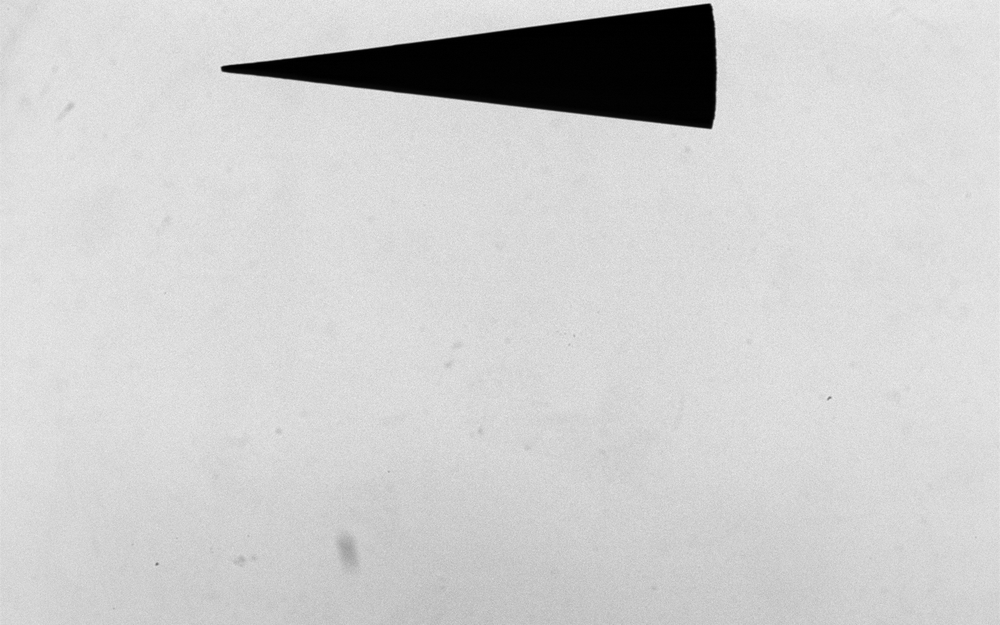
#> input picture data/images/cone_000.tif, 1000 x 625 px, shrunk from 1280 x 800 before the run
$ python view_raw_data.py ../data/images
#> lines starting #> are read from the running program, lines starting #| are printed output that depends on the picture
"""
Visualize a folder of cone_<NUM>.tif images as a video with FPS slider.

Usage: python cone_viewer.py /path/to/folder
"""

import sys
import re
from pathlib import Path
from typing import Optional

import numpy as np
import matplotlib.pyplot as plt
from matplotlib.backend_bases import TimerBase
from matplotlib.widgets import Slider, Button
from PIL import Image


def natural_key(path: Path) -> int:
    """Sort by the number in cone_<NUM>.tif."""
    m = re.search(r"cone_(\d+)", path.stem)
    return int(m.group(1)) if m else 0


class Player:
    """Holds playback state so attribute types are unambiguous."""

    idx: int = 0
    playing: bool = True
    timer: Optional[TimerBase] = None


def main(folder_arg: str) -> None:
#> called with folder_arg = '../data/images'
    folder = Path(folder_arg)
    files = sorted(folder.glob("cone_*.tif"), key=natural_key)
    if not files:
        sys.exit(f"No cone_*.tif files found in {folder}")

    print(f"Loading {len(files)} frames...")
    frames = [np.asarray(Image.open(f)) for f in files]
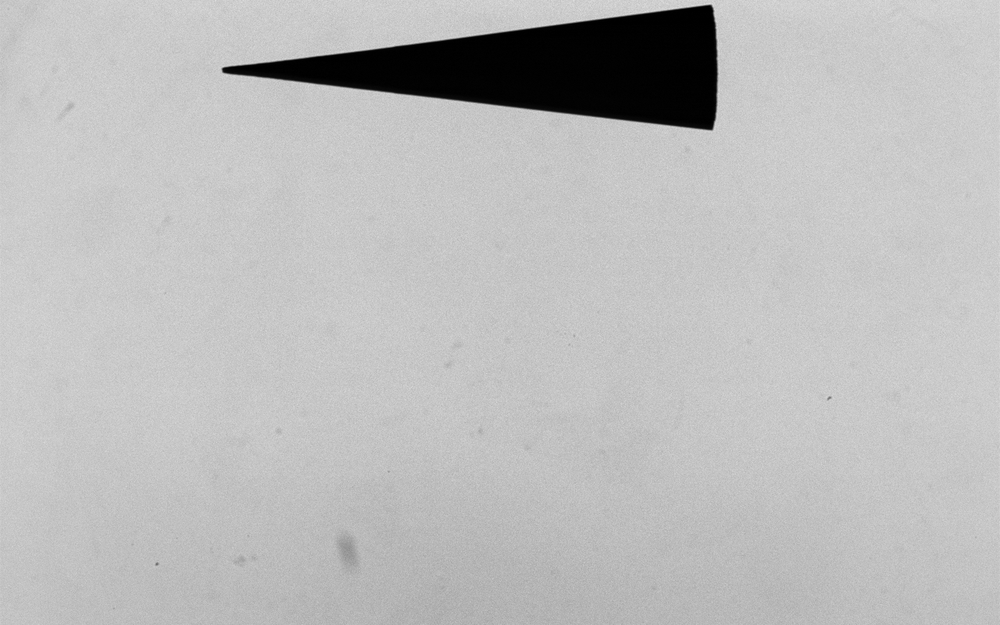
#> input picture data/images/cone_001.tif, 1000 x 625 px, shrunk from 1280 x 800 before the run
#> frames = 2 items
    n = len(frames)
#> n = 2

    # Set up figure
    fig, ax = plt.subplots(figsize=(8, 8))
    plt.subplots_adjust(bottom=0.22)
    im = ax.imshow(frames[0], cmap="gray")
    title = ax.set_title(f"Frame 1 / {n}  —  {files[0].name}")
    ax.axis("off")

    # Sliders (tuples, not lists — matplotlib's type stubs require tuple[float, float, float, float])
    ax_fps = plt.axes((0.15, 0.10, 0.65, 0.03))
    ax_frame = plt.axes((0.15, 0.05, 0.65, 0.03))
    s_fps = Slider(ax_fps, "FPS", 1, 60, valinit=10, valstep=1)
    s_frame = Slider(ax_frame, "Frame", 0, n - 1, valinit=0, valstep=1)

    # Play/pause button
    ax_btn = plt.axes((0.85, 0.05, 0.1, 0.08))
    btn = Button(ax_btn, "Pause")

    p = Player()

    def show(i: int) -> None:
        im.set_data(frames[i])
        title.set_text(f"Frame {i + 1} / {n}  —  {files[i].name}")
        fig.canvas.draw_idle()

    def tick(_event=None) -> None:
        if not p.playing:
            return
        p.idx = (p.idx + 1) % n
        # Update frame slider without retriggering playback reset
        s_frame.eventson = False
        s_frame.set_val(p.idx)
        s_frame.eventson = True
        show(p.idx)

    def make_timer() -> TimerBase:
        interval = int(1000 / s_fps.val)
        t = fig.canvas.new_timer(interval=interval)
        t.add_callback(tick)
        return t

    def restart_timer(_=None) -> None:
        if p.timer is not None:
            p.timer.stop()
        p.timer = make_timer()
        if p.playing:
            p.timer.start()

    def on_frame(val) -> None:
        p.idx = int(val)
        show(p.idx)

    def on_btn(_event) -> None:
        p.playing = not p.playing
        btn.label.set_text("Pause" if p.playing else "Play")
        if p.timer is None:
            return
        if p.playing:
            p.timer.start()
        else:
            p.timer.stop()

    s_fps.on_changed(restart_timer)
    s_frame.on_changed(on_frame)
    btn.on_clicked(on_btn)

    restart_timer()
    plt.show()
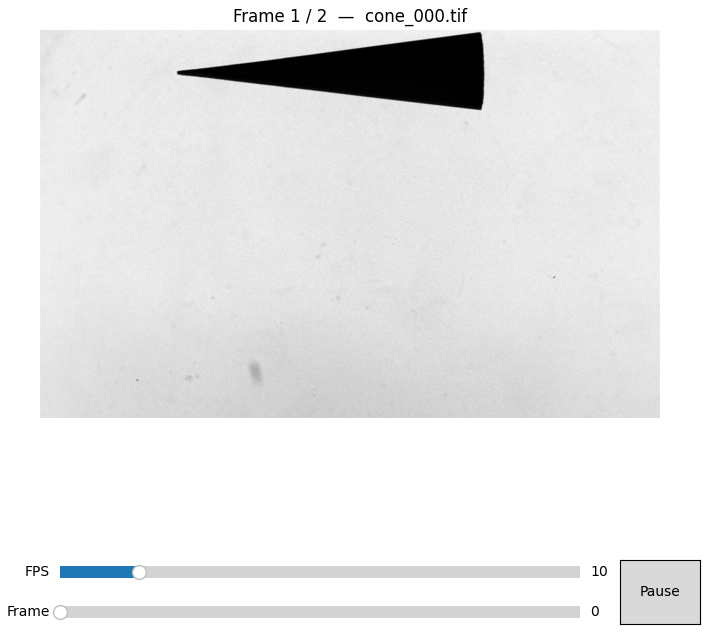
#> figure drawn by matplotlib, 3 panels


if __name__ == "__main__":
    folder = sys.argv[1] if len(sys.argv) > 1 else "."
    main(folder)
